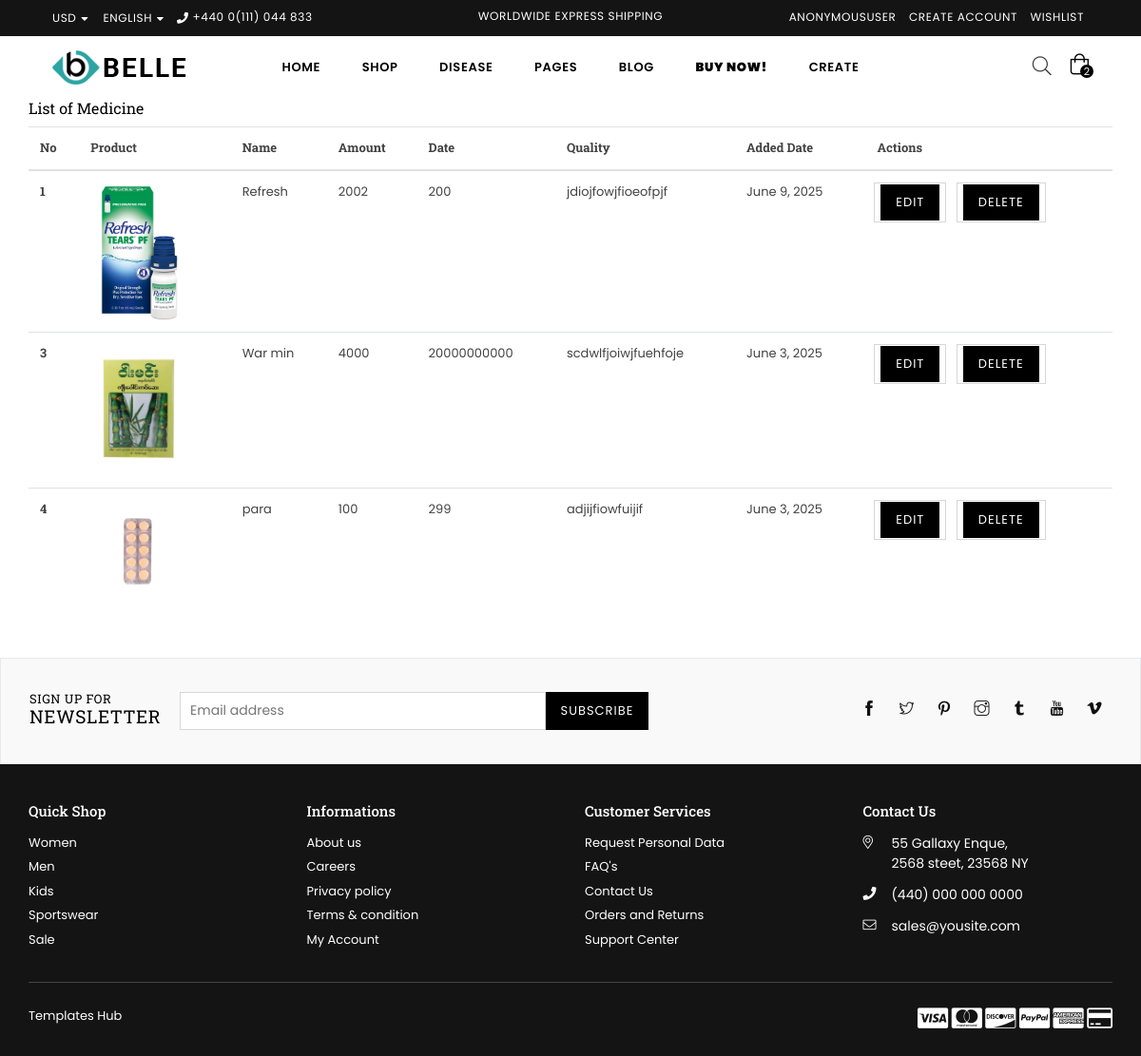
/medicineview/, run on the app's committed database.
### ourapp/models.py (models this page shows, shortened)
class Item(models.Model):
    category = models.ForeignKey(Category, on_delete= models.CASCADE)
    disease = models.ForeignKey(Disease, on_delete= models.CASCADE)
    item_photo = models.ImageField(upload_to='photos')
    item_name = models.CharField(max_length=255)
    item_quatity =models.PositiveIntegerField()
    item_price = models.PositiveIntegerField()
    item_description = models.TextField()
    exp_date = models.DateField()

### ourapp/views.py (the view)
# urls.py: path('medicineview/', medview, name= 'medview'),
def medview(request):
    med_data = Item.objects.all()
    context ={'med_data':med_data}
    return render(request,'medview.html', context )

### templates/medview.html
{% extends 'base.html' %}
{% load static %}
{% block content %}
<div class="container">
    <div class="table-responsive">
        <table class="table">
            <h3>List of Medicine</h3>
            <thead>
                <tr>
                    <th scope="col">No</th>
                    <th scope="col">Product</th>
                    <th scope="col">Name</th>
                    <th scope="col">Amount</th>
                    <th scope="col">Date</th>
                    <th scope="col">Quality</th>
                    <th scope="col">Added Date</th>
                    <th scope="col">&nbsp;Actions</th>
                </tr>
            </thead>
            <tbody>
                {% for i in med_data  %}
                <tr>
                    <th scope="row">{{i.id}}</th>
                    <td> <img src="{{i.item_photo.url}}" width="100px" alt="">   </td>
                    <td>{{i.item_name}}</td>
                    <td>{{i.item_quatity}}</td>
                    <td>{{i.item_price}}</td>
                    <td>{{i.item_description|truncatewords:10}}</td>
                    <td>{{i.exp_date}}</td>
                    <td><button><a href="{% url 'med_updateview' i.id %}" class="btn btn-sm btn-info">edit</a></button>  &nbsp; <button><a href="{% url 'deleteitem' i.id %}" class="btn btn-sm btn-danger">delete</a></button></td>
                </tr>
                {% endfor %}
            </tbody>
        </table>
    </div>
</div>
{% endblock content %}

### templates/base.html (shortened to what this page needs)
{% load static %}
<!DOCTYPE html>
<html class="no-js" lang="en">
<head>
<link rel="stylesheet" href="{% static 'assets/css/plugins.css' %}"/>
<link rel="stylesheet" href="{% static 'assets/css/bootstrap.min.css' %}"/>
<link rel="stylesheet" href="{% static 'assets/css/style.css' %}"/>
<link rel="stylesheet" href="{% static 'assets/css/responsive.css' %}"/>
</head>
<body class="page-template belle">
<div class="pageWrapper">
    <div class="top-header">
        <div class="container-fluid">
            <div class="row">
            	<div class="col-10 col-sm-8 col-md-5 col-lg-4">
                    <div class="currency-picker">
                        <span class="selected-currency">USD</span>
                    </div>
                    <div class="language-dropdown">
                        <span class="language-dd">English</span>
                    </div>
                    <p class="phone-no"><i class="anm anm-phone-s"></i> +440 0(111) 044 833</p>
                </div>
                <div class="col-sm-4 col-md-4 col-lg-4 d-none d-lg-none d-md-block d-lg-block">
                	<div class="text-center"><p class="top-header_middle-text"> Worldwide Express Shipping</p></div>
                </div>
                <div class="col-2 col-sm-4 col-md-3 col-lg-4 text-right">
                    <ul class="customer-links list-inline">
                            {% if request.user is not anonymounsuser %}
                               <li><a href="{% url 'logoutview' %}">{{request.user}}</a></li>
                             {% else %}
                             <li><a href="/logoutview/">logout</a></li>
                            {% endif %}
                        <li><a href="{% url 'registerview' %}">Create Account</a></li>
                        <li><a href="wishlist.html">Wishlist</a></li>
                    </ul>
                </div>
            </div>
        </div>
    </div>
    <div class="header-wrap animated d-flex">
    	<div class="container-fluid">
            <div class="row align-items-center">
                <div class="logo col-md-2 col-lg-2 d-none d-lg-block">
                    <a href="index.html">
                    	<img src="{% static 'assets/images/logo.svg' %}" alt="Belle Multipurpose Html Template" title="Belle Multipurpose Html Template" />
                    </a>
                </div>
                <div class="col-2 col-sm-3 col-md-3 col-lg-8">
                	<nav class="grid__item" id="AccessibleNav">
                        <ul id="siteNav" class="site-nav medium center hidearrow">
                            <li class="lvl1 parent megamenu"><a href="{% url 'homeview' %}">Home </a>
                            </li>
                            <li class="lvl1 parent megamenu"><a href="{% url 'homeview' %}">Shop </a>
                            </li>
                        <li class="lvl1 parent megamenu"><a href="{% url 'homeview' %}"> Disease </a>
                        </li>
                        <li class="lvl1 parent dropdown"><a href="{% url 'homeview' %}">Pages </a>
                        </li>
                        <li class="lvl1 parent dropdown"><a href="{% url 'homeview' %}">Blog </a>
                        </li>
                        <li class="lvl1"><a href="{% url 'homeview' %}"><b>Buy Now!</b></a></li>
                        <li class="lvl1 parent dropdown"><a href="{% url 'homeview' %}">Create </a>
                      </ul>
                    </nav>
                </div>
                <div class="col-4 col-sm-3 col-md-3 col-lg-2">
                	<div class="site-cart">
                    	<a href="#;" class="site-header__cart" title="Cart">
                        	<i class="icon anm anm-bag-l"></i>
                            <span id="CartCount" class="site-header__cart-count" data-cart-render="item_count">2</span>
                        </a>
                    </div>
                    <div class="site-header__search">
                    	<button type="button" class="search-trigger"><i class="icon anm anm-search-l"></i></button>
                    </div>
                </div>
        	</div>
        </div>
    </div>
    {% block content %}
    {% endblock content %}
    <footer id="footer">
        <div class="newsletter-section">
            <div class="container">
                <div class="row">
                        <div class="col-12 col-sm-12 col-md-12 col-lg-7 w-100 d-flex justify-content-start align-items-center">
                            <div class="display-table">
                                <div class="display-table-cell footer-newsletter">
                                    <div class="section-header text-center">
                                        <label class="h2"><span>sign up for </span>newsletter</label>
                                    </div>
                                    <form action="#" method="post">
                                        <div class="input-group">
                                            <input type="email" class="input-group__field newsletter__input" name="EMAIL" value="" placeholder="Email address" required="">
                                            <span class="input-group__btn">
                                                <button type="submit" class="btn newsletter__submit" name="commit" id="Subscribe"><span class="newsletter__submit-text--large">Subscribe</span></button>
                                            </span>
                                        </div>
                                    </form>
                                </div>
                            </div>
                        </div>
                        <div class="col-12 col-sm-12 col-md-12 col-lg-5 d-flex justify-content-end align-items-center">
                            <div class="footer-social">
                                <ul class="list--inline site-footer__social-icons social-icons">
                                    <li><a class="social-icons__link" href="#" target="_blank" title="Belle Multipurpose Bootstrap 4 Template on Facebook"><i class="icon icon-facebook"></i></a></li>
                                    <li><a class="social-icons__link" href="#" target="_blank" title="Belle Multipurpose Bootstrap 4 Template on Twitter"><i class="icon icon-twitter"></i> <span class="icon__fallback-text">Twitter</span></a></li>
                                    <li><a class="social-icons__link" href="#" target="_blank" title="Belle Multipurpose Bootstrap 4 Template on Pinterest"><i class="icon icon-pinterest"></i> <span class="icon__fallback-text">Pinterest</span></a></li>
                                    <li><a class="social-icons__link" href="#" target="_blank" title="Belle Multipurpose Bootstrap 4 Template on Instagram"><i class="icon icon-instagram"></i> <span class="icon__fallback-text">Instagram</span></a></li>
                                    <li><a class="social-icons__link" href="#" target="_blank" title="Belle Multipurpose Bootstrap 4 Template on Tumblr"><i class="icon icon-tumblr-alt"></i> <span class="icon__fallback-text">Tumblr</span></a></li>
                                    <li><a class="social-icons__link" href="#" target="_blank" title="Belle Multipurpose Bootstrap 4 Template on YouTube"><i class="icon icon-youtube"></i> <span class="icon__fallback-text">YouTube</span></a></li>
                                    <li><a class="social-icons__link" href="#" target="_blank" title="Belle Multipurpose Bootstrap 4 Template on Vimeo"><i class="icon icon-vimeo-alt"></i> <span class="icon__fallback-text">Vimeo</span></a></li>
                                </ul>
                            </div>
                        </div>
                    </div>
            </div>
        </div>
        <div class="site-footer">
        	<div class="container">
            	<div class="footer-top">
                	<div class="row">
                    	<div class="col-12 col-sm-12 col-md-3 col-lg-3 footer-links">
                        	<h4 class="h4">Quick Shop</h4>
                            <ul>
                            	<li><a href="#">Women</a></li>
                                <li><a href="#">Men</a></li>
                                <li><a href="#">Kids</a></li>
                                <li><a href="#">Sportswear</a></li>
                                <li><a href="#">Sale</a></li>
                            </ul>
                        </div>
                        <div class="col-12 col-sm-12 col-md-3 col-lg-3 footer-links">
                        	<h4 class="h4">Informations</h4>
                            <ul>
                            	<li><a href="#">About us</a></li>
                                <li><a href="#">Careers</a></li>
                                <li><a href="#">Privacy policy</a></li>
                                <li><a href="#">Terms &amp; condition</a></li>
                                <li><a href="#">My Account</a></li>
                            </ul>
                        </div>
                        <div class="col-12 col-sm-12 col-md-3 col-lg-3 footer-links">
                        	<h4 class="h4">Customer Services</h4>
                            <ul>
                            	<li><a href="#">Request Personal Data</a></li>
                                <li><a href="#">FAQ's</a></li>
                                <li><a href="#">Contact Us</a></li>
                                <li><a href="#">Orders and Returns</a></li>
                                <li><a href="#">Support Center</a></li>
                            </ul>
                        </div>
                        <div class="col-12 col-sm-12 col-md-3 col-lg-3 contact-box">
                        	<h4 class="h4">Contact Us</h4>
                            <ul class="addressFooter">
                            	<li><i class="icon anm anm-map-marker-al"></i><p>55 Gallaxy Enque,<br>2568 steet, 23568 NY</p></li>
                                <li class="phone"><i class="icon anm anm-phone-s"></i><p>(440) 000 000 0000</p></li>
                                <li class="email"><i class="icon anm anm-envelope-l"></i><p>sales@yousite.com</p></li>
                            </ul>
                        </div>
                    </div>
                </div>
                <hr>
                <div class="footer-bottom">
                	<div class="row">
	                	<div class="col-12 col-sm-12 col-md-6 col-lg-6 order-1 order-md-0 order-lg-0 order-sm-1 copyright text-sm-center text-md-left text-lg-left"> <a href="templateshub.net">Templates Hub</a></div>
                        <div class="col-12 col-sm-12 col-md-6 col-lg-6 order-0 order-md-1 order-lg-1 order-sm-0 payment-icons text-right text-md-center">
                        	<ul class="payment-icons list--inline">
                        		<li><i class="icon fa fa-cc-visa" aria-hidden="true"></i></li>
                                <li><i class="icon fa fa-cc-mastercard" aria-hidden="true"></i></li>
                                <li><i class="icon fa fa-cc-discover" aria-hidden="true"></i></li>
                                <li><i class="icon fa fa-cc-paypal" aria-hidden="true"></i></li>
                                <li><i class="icon fa fa-cc-amex" aria-hidden="true"></i></li>
                                <li><i class="icon fa fa-credit-card" aria-hidden="true"></i></li>
                            </ul>
                        </div>
                    </div>
                </div>
            </div>
        </div>
    </footer>
</div>
</body>
</html>

### data on the page
Item: id "1", item_photo (picture), item_name "Refresh", item_quatity "2002", item_price "200", item_description "jdiojfowjfioeofpjf", exp_date "June 9, 2025"
Item: id "3", item_photo (picture), item_name "War min", item_quatity "4000", item_price "20000000000", item_description "scdwlfjoiwjfuehfoje", exp_date "June 3, 2025"
Item: id "4", item_photo (picture), item_name "para", item_quatity "100", item_price "299", item_description "adjijfiowfuijif", exp_date "June 3, 2025"

### other printed values
{{ request.user }} "ANONYMOUSUSER"
